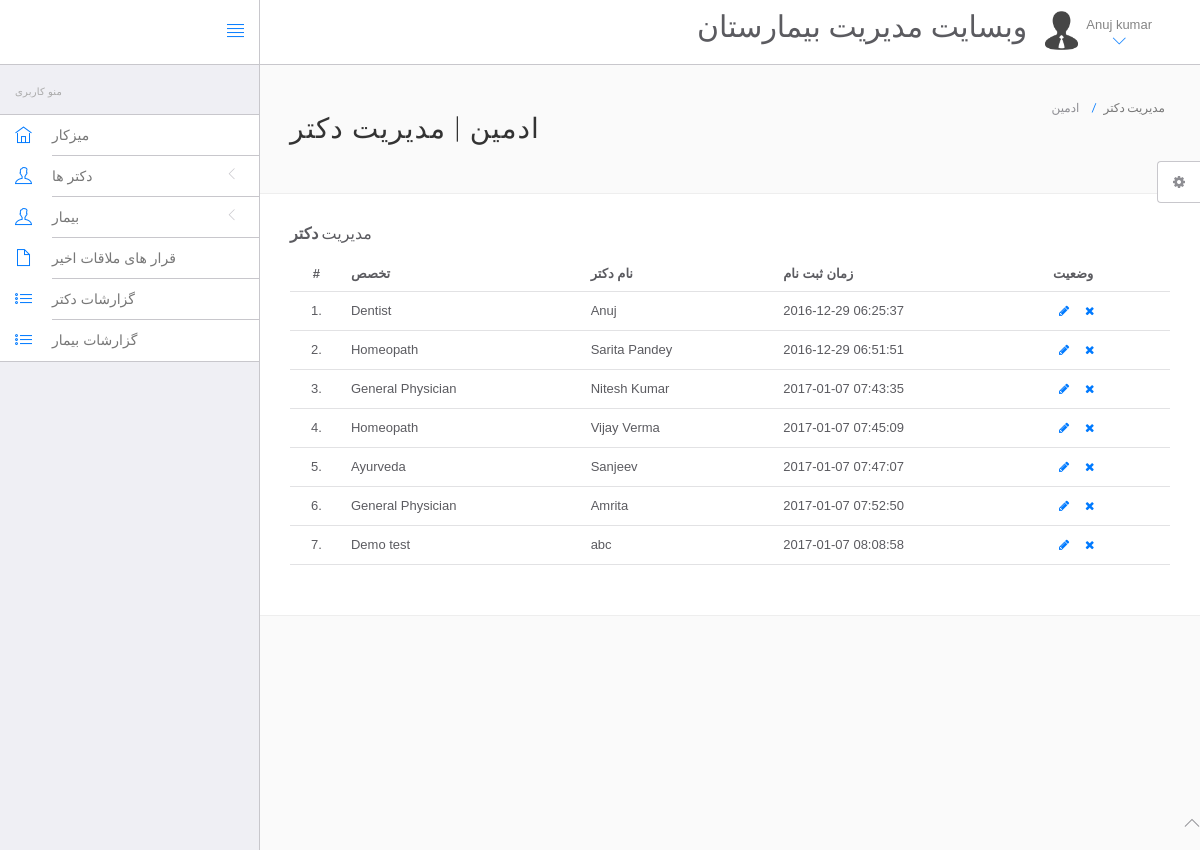
The page /hms/admin/manage-doctors.php (signed in) on the database its author committed.
### tables this page shows
CREATE TABLE IF NOT EXISTS `users` (
  `id` int(11) NOT NULL AUTO_INCREMENT,
  `fullName` varchar(255) NOT NULL,
  `address` longtext NOT NULL,
  `city` varchar(255) NOT NULL,
  `gender` varchar(255) NOT NULL,
  `email` varchar(255) NOT NULL,
  `password` varchar(255) NOT NULL,
  `regDate` timestamp NOT NULL DEFAULT CURRENT_TIMESTAMP,
  `updationDate` varchar(255) NOT NULL,
  PRIMARY KEY (`id`)
);

CREATE TABLE IF NOT EXISTS `doctors` (
  `id` int(11) NOT NULL AUTO_INCREMENT,
  `specilization` varchar(255) NOT NULL,
  `doctorName` varchar(255) NOT NULL,
  `address` longtext NOT NULL,
  `docFees` varchar(255) NOT NULL,
  `contactno` bigint(11) NOT NULL,
  `docEmail` varchar(255) NOT NULL,
  `password` varchar(255) NOT NULL,
  `creationDate` timestamp NOT NULL DEFAULT CURRENT_TIMESTAMP,
  `updationDate` varchar(255) NOT NULL,
  PRIMARY KEY (`id`)
);

### hms/admin/manage-doctors.php (the view, shortened to what this page needs)
<?php
include('include/config.php');
?>
<!DOCTYPE html>
<html lang="en">
	<head>
		<link rel="stylesheet" href="vendor/bootstrap/css/bootstrap.min.css">
		<link rel="stylesheet" href="vendor/fontawesome/css/font-awesome.min.css">
		<link rel="stylesheet" href="vendor/themify-icons/themify-icons.min.css">
		<link href="vendor/animate.css/animate.min.css" rel="stylesheet" media="screen">
		<link href="vendor/perfect-scrollbar/perfect-scrollbar.min.css" rel="stylesheet" media="screen">
		<link href="vendor/switchery/switchery.min.css" rel="stylesheet" media="screen">
		<link href="vendor/bootstrap-touchspin/jquery.bootstrap-touchspin.min.css" rel="stylesheet" media="screen">
		<link href="vendor/select2/select2.min.css" rel="stylesheet" media="screen">
		<link href="vendor/bootstrap-datepicker/bootstrap-datepicker3.standalone.min.css" rel="stylesheet" media="screen">
		<link href="vendor/bootstrap-timepicker/bootstrap-timepicker.min.css" rel="stylesheet" media="screen">
		<link rel="stylesheet" href="assets/css/styles.css">
		<link rel="stylesheet" href="assets/css/plugins.css">
		<link rel="stylesheet" href="assets/css/themes/theme-1.css" id="skin_color" />
	</head>
	<body>
		<div id="app">
<?php include('include/sidebar.php');?>
			<div class="app-content">
						<?php include('include/header.php');?>
				<div class="main-content" >
					<div class="wrap-content container" id="container">
						<section id="page-title">
							<div class="row">
								<div class="col-sm-8">
									<h1 class="mainTitle">ادمین | مدیریت دکتر</h1>
																	</div>
								<ol class="breadcrumb">
									<li>
										<span>ادمین</span>
									</li>
									<li class="active">
										<span>مدیریت دکتر</span>
									</li>
								</ol>
							</div>
						</section>
						<div class="container-fluid container-fullw bg-white">
									<div class="row">
								<div class="col-md-12">
									<h5 class="over-title margin-bottom-15">مدیریت <span class="text-bold">دکتر</span></h5>
									<table class="table table-hover" id="sample-table-1">
										<thead>
											<tr>
												<th class="center">#</th>
												<th>تخصص</th>
												<th class="hidden-xs">نام دکتر</th>
												<th>زمان ثبت نام</th>
												<th>وضعیت</th>
											</tr>
										</thead>
										<tbody>
<?php
$sql=mysqli_query($con,"select * from doctors");
$cnt=1;
while($row=mysqli_fetch_array($sql))
{
?>
											<tr>
												<td class="center"><?php echo $cnt;?>.</td>
												<td class="hidden-xs"><?php echo $row['specilization'];?></td>
												<td><?php echo $row['doctorName'];?></td>
												<td><?php echo $row['creationDate'];?>
												</td>
												<td >
												<div class="visible-md visible-lg hidden-sm hidden-xs">
							<a href="edit-doctor.php?id=<?php echo $row['id'];?>" class="btn btn-transparent btn-xs" tooltip-placement="top" tooltip="Edit"><i class="fa fa-pencil"></i></a>
	<a href="manage-doctors.php?id=<?php echo $row['id']?>&del=delete" onClick="return confirm('Are you sure you want to delete?')"class="btn btn-transparent btn-xs tooltips" tooltip-placement="top" tooltip="Remove"><i class="fa fa-times fa fa-white"></i></a>
												</div>
												</td>
											</tr>
											<?php
$cnt=$cnt+1;
											 }?>
										</tbody>
									</table>
								</div>
							</div>
								</div>
							</div>
						</div>
					</div>
				</div>
	<?php include('include/footer.php');?>
	<?php include('include/setting.php');?>
	</body>
</html>

### hms/admin/include/header.php (shortened to what this page needs)
<header class="navbar navbar-default navbar-static-top">
    <div class="navbar-header">
        <a class="navbar-brand" href="#">
        </a>
        <a href="#" class="sidebar-toggler pull-right visible-md visible-lg" data-toggle-class="app-sidebar-closed" data-toggle-target="#app">
            <i class="ti-align-justify"></i>
        </a>
    </div>
    <div class="navbar-collapse collapse">
        <ul class="nav navbar-right">
            <li  style="padding-top:2% ">
                <h2>وبسایت مدیریت بیمارستان</h2>
            </li>
            <li class="dropdown current-user">
                <a href class="dropdown-toggle" data-toggle="dropdown">
                    <img src="assets/images/avatar-1.jpg" alt="Peter"> <span class="username">
									<?php $query=mysqli_query($con,"select fullName from users where id='".$_SESSION['id']."'");
                                    while($row=mysqli_fetch_array($query))
                                    {
                                        echo $row['fullName'];
                                    }
                                    ?> <i class="ti-angle-down"></i></i></span>
                </a>
            </li>
        </ul>
    </div>
</header>

### hms/admin/assets/css/themes/theme-1.css (style rules this page uses)
body { background: #FAFAFA; }
header .navbar-header { background: #ffffff !important; border-right-color: #c8c7cc !important; border-bottom-color: #c8c7cc !important; }
header .navbar-header .sidebar-toggler, header .navbar-header .sidebar-mobile-toggler { color: #007aff !important; }
header .navbar-header .navbar-brand { color: #777 !important; }
header .navbar-collapse { background: #ffffff !important; border-bottom-color: #c8c7cc !important; box-shadow: none !important; }
header .navbar-collapse .navbar-right > li > a { color: #777; }
header .navbar-collapse .navbar-right > li > a i { color: #007aff !important; }

### rows shown on the page
users: fullName "Anuj kumar"
doctors: specilization "Dentist", doctorName "Anuj", creationDate "2016-12-29 06:25:37"
doctors: specilization "Homeopath", doctorName "Sarita Pandey", creationDate "2016-12-29 06:51:51"
doctors: specilization "General Physician", doctorName "Nitesh Kumar", creationDate "2017-01-07 07:43:35"
doctors: specilization "Homeopath", doctorName "Vijay Verma", creationDate "2017-01-07 07:45:09"
doctors: specilization "Ayurveda", doctorName "Sanjeev", creationDate "2017-01-07 07:47:07"
doctors: specilization "General Physician", doctorName "Amrita", creationDate "2017-01-07 07:52:50"
doctors: specilization "Demo test", doctorName "abc", creationDate "2017-01-07 08:08:58"
